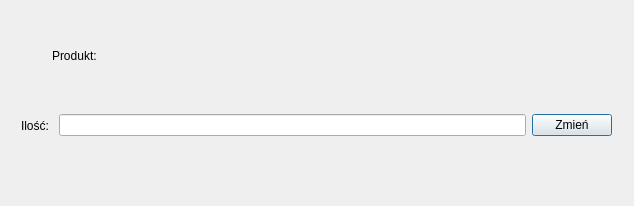
<?xml version="1.0" encoding="UTF-8"?>
<ui version="4.0">
 <class>ZmienicIloscAmazon</class>
 <widget class="QDialog" name="ZmienicIloscAmazon">
  <property name="geometry">
   <rect>
    <x>0</x>
    <y>0</y>
    <width>634</width>
    <height>206</height>
   </rect>
  </property>
  <property name="windowTitle">
   <string>Dialog</string>
  </property>
  <widget class="QLabel" name="labelNazwa">
   <property name="geometry">
    <rect>
     <x>52</x>
     <y>40</y>
     <width>71</width>
     <height>31</height>
    </rect>
   </property>
   <property name="text">
    <string>Produkt: </string>
   </property>
  </widget>
  <widget class="QWidget" name="">
   <property name="geometry">
    <rect>
     <x>21</x>
     <y>110</y>
     <width>591</width>
     <height>31</height>
    </rect>
   </property>
   <layout class="QHBoxLayout" name="horizontalLayout">
    <item>
     <widget class="QLabel" name="labelIlosc">
      <property name="text">
       <string>Ilość: </string>
      </property>
     </widget>
    </item>
    <item>
     <widget class="QLineEdit" name="lineEdit"/>
    </item>
    <item>
     <widget class="QPushButton" name="ZmienicButton">
      <property name="text">
       <string>Zmień</string>
      </property>
     </widget>
    </item>
   </layout>
  </widget>
 </widget>
 <resources/>
 <connections/>
</ui>
